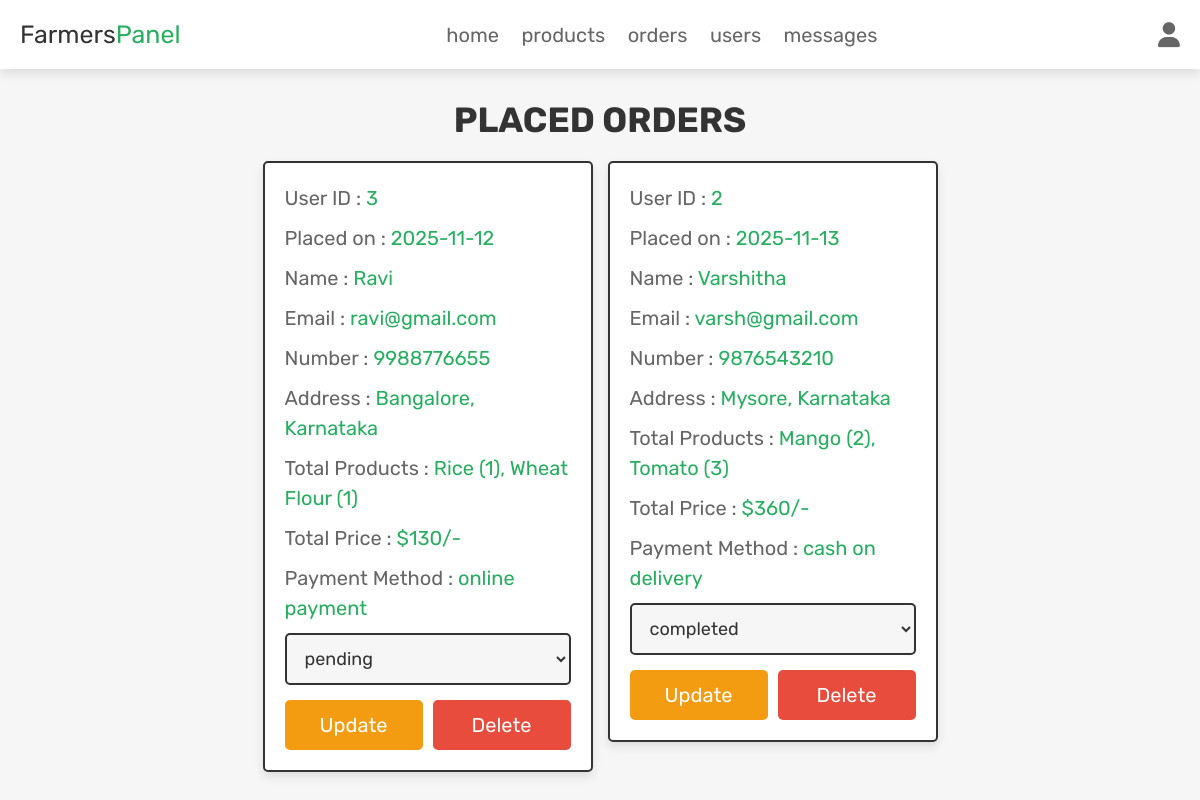
The page /admin_orders.php (signed in) on the database its author committed.
### tables this page shows
CREATE TABLE `orders` (
  `id` int(100) NOT NULL,
  `user_id` int(100) NOT NULL,
  `name` varchar(100) NOT NULL,
  `number` varchar(12) NOT NULL,
  `email` varchar(100) NOT NULL,
  `method` varchar(50) NOT NULL,
  `address` varchar(500) NOT NULL,
  `total_products` varchar(1000) NOT NULL,
  `total_price` int(100) NOT NULL,
  `placed_on` varchar(50) NOT NULL,
  `payment_status` varchar(20) NOT NULL DEFAULT 'pending'
);

### admin_orders.php (the view, shortened to what this page needs)
<?php
@include 'config.php';
?>
<!DOCTYPE html>
<html lang="en">
<head>
   <link rel="stylesheet" href="https://cdnjs.cloudflare.com/ajax/libs/font-awesome/6.1.1/css/all.min.css">
   <link rel="stylesheet" href="css/admin_style.css">
</head>
<body>
<?php include 'admin_header.php'; ?>
<section class="placed-orders">
   <h1 class="title">Placed Orders</h1>
   <div class="box-container">
      <?php
         $select_orders = $conn->prepare("SELECT * FROM `orders` ORDER BY id DESC");
         $select_orders->execute();
         if($select_orders->rowCount() > 0){
            while($fetch_orders = $select_orders->fetch(PDO::FETCH_ASSOC)){
      ?>
      <div class="box">
         <p> User ID : <span><?= htmlspecialchars($fetch_orders['user_id']); ?></span> </p>
         <p> Placed on : <span><?= htmlspecialchars($fetch_orders['placed_on']); ?></span> </p>
         <p> Name : <span><?= htmlspecialchars($fetch_orders['name']); ?></span> </p>
         <p> Email : <span><?= htmlspecialchars($fetch_orders['email']); ?></span> </p>
         <p> Number : <span><?= htmlspecialchars($fetch_orders['number']); ?></span> </p>
         <p> Address : <span><?= htmlspecialchars($fetch_orders['address']); ?></span> </p>
         <p> Total Products : <span><?= htmlspecialchars($fetch_orders['total_products']); ?></span> </p>
         <p> Total Price : <span>$<?= htmlspecialchars($fetch_orders['total_price']); ?>/-</span> </p>
         <p> Payment Method : <span><?= htmlspecialchars($fetch_orders['method']); ?></span> </p>
         <form action="" method="POST">
            <select name="update_payment" class="drop-down" required>
               <option value="<?= htmlspecialchars($fetch_orders['payment_status']); ?>" selected disabled>
                  <?= htmlspecialchars($fetch_orders['payment_status']); ?>
               </option>
            </select>
            <div class="flex-btn">
               <input type="submit" name="update_order" class="option-btn" value="Update">
               <a href="admin_orders.php?delete=<?= htmlspecialchars($fetch_orders['id']); ?>"
                  class="delete-btn"
                  onclick="return confirm('Delete this order?');">Delete</a>
            </div>
         </form>
      </div>
      <?php
         }
      } else {
         echo '<p class="empty">No orders placed yet!</p>';
      }
      ?>
   </div>
</section>
</body>
</html>

### css/admin_style.css (style rules this page uses)
.placed-orders .box-container { display: grid; grid-template-columns: repeat(auto-fit, 33rem); gap:1.5rem; align-items: flex-start; justify-content:center; }
.placed-orders .box-container .box { border:var(--border); box-shadow: var(--box-shadow); background-color: var(--white); border-radius: .5rem; padding:2rem; }
.placed-orders .box-container .box p { margin-bottom: 1rem; line-height: 1.5; font-size: 2rem; color:var(--light-color); }
.placed-orders .box-container .box p span { color:var(--green); }
.placed-orders .box-container .box .drop-down { width: 100%; padding:1.2rem 1.4rem; font-size: 1.8rem; border:var(--border); border-radius: .5rem; background-color: var(--light-bg); margin-bottom: .5rem; }

### css/components.css (style rules this page uses)
:root { --green:#27ae60; --orange:#f39c12; --red:#e74c3c; --black:#333; --light-color:#666; --white:#fff; --light-bg:#f6f6f6; --border:.2rem solid var(--black); --box-shadow:0 .5rem 1rem rgba(0,0,0,.1); }
* { font-family: 'Rubik', sans-serif; margin:0; padding:0; box-sizing: border-box; outline: none; border:none; text-decoration: none; color:var(--black); }
body { background-color: var(--light-bg); }
html { font-size: 62.5%; overflow-x: hidden; scroll-behavior: smooth; scroll-padding-top: 6.5rem; }
section { padding:3rem 2rem; max-width: 1200px; margin:0 auto; }
.btn, .delete-btn, .option-btn { display: block; width: 100%; margin-top: 1rem; border-radius: .5rem; color:var(--white); font-size: 2rem; padding:1.3rem 3rem; text-transform: capitalize; cursor: pointer; text-align: center; }
.delete-btn { background-color: var(--red); }
.option-btn { background-color: var(--orange); }
.flex-btn { display: flex; flex-wrap: wrap; gap:1rem; }
.flex-btn > * { flex:1; }
.title { text-align: center; margin-bottom: 2rem; text-transform: uppercase; color:var(--black); font-size: 3.5rem; }

### rows shown on the page
orders: user "3", placed_on "2025-11-12", name "Ravi", email "ravi@gmail.com", number "9988776655", address "Bangalore, Karnataka", total_products "Rice (1), Wheat Flour (1)", total_price "130", method "online payment", update_payment "pending"
orders: user "2", placed_on "2025-11-13", name "Varshitha", email "varsh@gmail.com", number "9876543210", address "Mysore, Karnataka", total_products "Mango (2), Tomato (3)", total_price "360", method "cash on delivery", update_payment "completed"
